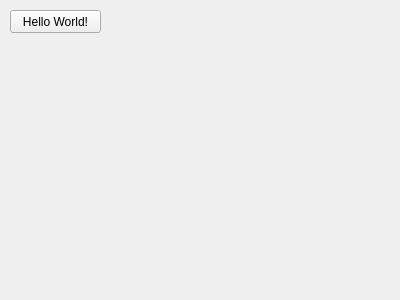
<?xml version="1.0" encoding="UTF-8"?>
<ui version="4.0">
 <class>Form</class>
 <widget class="QWidget" name="Form">
  <property name="geometry">
   <rect>
    <x>0</x>
    <y>0</y>
    <width>400</width>
    <height>300</height>
   </rect>
  </property>
  <property name="windowTitle">
   <string>Form</string>
  </property>
  <widget class="QPushButton" name="pushButton">
   <property name="geometry">
    <rect>
     <x>10</x>
     <y>10</y>
     <width>91</width>
     <height>23</height>
    </rect>
   </property>
   <property name="text">
    <string>Hello World!</string>
   </property>
  </widget>
 </widget>
 <resources/>
 <connections>
  <connection>
   <sender>pushButton</sender>
   <signal>clicked()</signal>
   <receiver>Form</receiver>
   <slot>close()</slot>
   <hints>
    <hint type="sourcelabel">
     <x>66</x>
     <y>21</y>
    </hint>
    <hint type="destinationlabel">
     <x>98</x>
     <y>57</y>
    </hint>
   </hints>
  </connection>
 </connections>
</ui>
